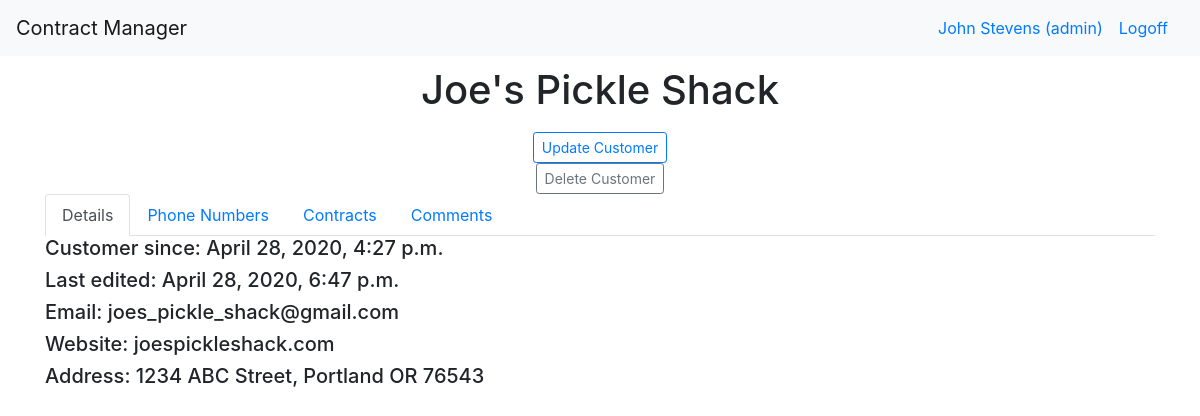
Before: /dashboard/customer/1 (signed in) with the older database file.
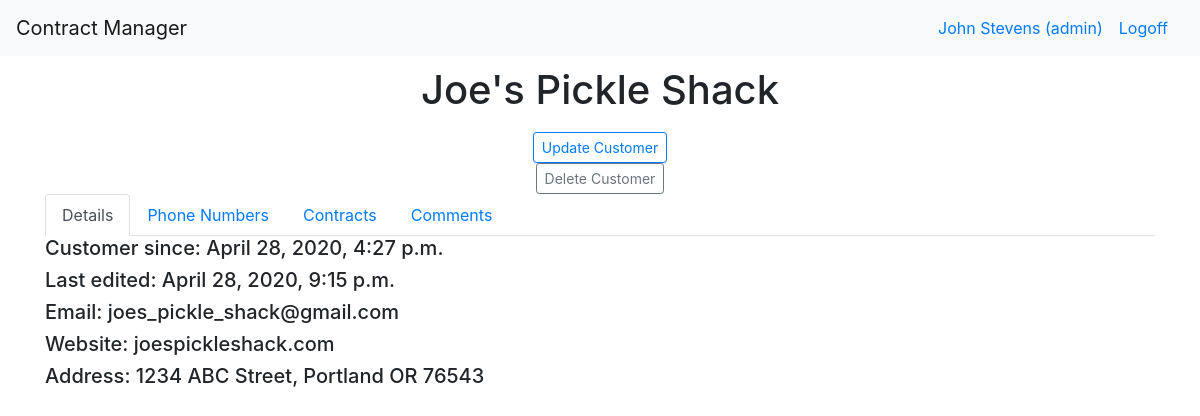
After: the same page with the newer database file.
### login_app/models.py (models this page shows)
class User(models.Model):
    first_name = models.CharField(max_length=255)
    last_name = models.CharField(max_length=255)
    email = models.CharField(max_length=255)
    level = models.IntegerField(default=1)
    password = models.CharField(max_length=100)
    created_at = models.DateTimeField(auto_now_add=True)
    updated_at = models.DateTimeField(auto_now=True)
    objects = UserManager()

### manager_app/models.py (models this page shows)
class Customer(models.Model):
    archived= models.BooleanField(default=False)
    name= models.CharField(max_length=255)
    website= models.CharField(max_length=255)
    address=models.OneToOneField(Address, related_name="customer_address", on_delete=models.CASCADE, null=True)
    completed_contracts= models.IntegerField(default=0)
    open_contracts= models.IntegerField(default=0)
    email= models.CharField(max_length=255)
    created_at= models.DateTimeField(auto_now_add=True)
    updated_at= models.DateTimeField(auto_now=True)

class Address(models.Model):
    name= models.CharField(max_length=255)
    street= models.CharField(max_length=255)
    city= models.CharField(max_length=255)
    state= models.CharField(max_length=2)
    zip_code= models.CharField(max_length=15)
    created_at= models.DateTimeField(auto_now_add=True)
    updated_at= models.DateTimeField(auto_now=True)

### manager_app/views.py (the view)
# urls.py: path("/customer/<int:customer_id>", views.customer),
def customer(request, customer_id):
    if request.POST:
        if request.POST['hiddenkey'] == 'comment':
            Comment.objects.create(content = request.POST["comments"], user=logged_user(request), customer= Customer.objects.get(id=customer_id))
            return redirect(f"/dashboard/customer/{customer_id}")
        elif request.POST['hiddenkey'] == 'update':
            customer_to_change = Customer.objects.get(id=customer_id)
            customer_to_change.name = request.POST["name"]
            customer_to_change.website = request.POST["website"]
            customer_to_change.email = request.POST["email"]
            customer_to_change.address.street = request.POST["street_address"]
            customer_to_change.address.city = request.POST["city"]
            customer_to_change.address.state = request.POST["state"]
            customer_to_change.address.zip_code = request.POST["zip_code"]
            customer_to_change.save()
            customer_to_change.address.save()
            return redirect(f"/dashboard/customer/{customer_id}")
        elif request.POST['hiddenkey'] == 'delete':
            customer_to_delete=Customer.objects.get(id=customer_id)
            print(customer_to_delete)
            return redirect(f"/dashboard/customer/{customer_id}")
        elif request.POST['hiddenkey'] == 'new_number':
            print(request.POST)
            return redirect(f"/dashboard/customer/{customer_id}")
    else:
        context = {
            "customer": Customer.objects.get(id=customer_id),
            "user": logged_user(request)
        }
        return render(request, "customer.html", context)

### manager_app/views.py (called while the page is built)
def logged_user(request):
    return User.objects.filter(id=request.session["user_id"])[0]

### manager_app/templates/customer.html (shortened to what this page needs)
<!doctype html>
<html lang="en">
  <head>
    {% load static %}
    <link rel="stylesheet" type="text/css" href="{% static 'bootstrap.css' %}">
    <link rel="stylesheet" href="{% static 'dataTables.bootstrap4.min.css' %}">
  </head>
  <body>
    <nav class="navbar navbar-expand-md navbar-light bg-light">
      <a class="navbar-brand" href="/">Contract Manager</a>
      <div class="collapse navbar-collapse" id="navbarSupportedContent">
      {% if request.session.user_id == None %}
        <a class="navbar-nav mr-auto nav-link disabled" href="/users"></a>
        <a class="navbar-nav mr-lg-2 nav-link" href="/login">Signin</a>
      {% else %}
        <a class="navbar-nav mr-auto nav-link" href="#"></a>
        <a class="navbar-nav mr-sm-0 nav-link" href="#">{{user.first_name}} {{user.last_name}} (admin)</a>
        <a class="navbar-nav mr-sm-0 nav-link" href="/logout">Logoff</a>
      {% endif %}
      </div>
    </nav>
    <div class="container">
      <div class="row top_row">
        <div class="col-12 text-center">
          <h1>{{customer.name}}</h1>
        </div>
      </div>
      <div class="col-12 text-center">
        <button class="btn btn-outline-primary btn-sm" data-toggle="modal" data-target="#edit_customer">Update Customer</button>
        <form action="/dashboard/customer/{{customer.id}}" method="post">
          <button class="btn btn-outline-secondary btn-sm">Delete Customer</button>
        </form>
      </div>
      <div class="row">
        <div class ="col-12 table_nav">
          <ul class="nav nav-tabs" id="myTab" role="tablist">
            <li class="nav-item">
              <a class="nav-link active" id="details-tab" data-toggle="tab" href="#details" role="tab" aria-controls="details" aria-selected="true">Details</a>
            </li>
            <li class="nav-item">
              <a class="nav-link" id="contact-tab" data-toggle="tab" href="#contact" role="tab" aria-controls="contact" aria-selected="false">Phone Numbers</a>
            </li>
            <li class="nav-item">
              <a class="nav-link" id="contracts-tab" data-toggle="tab" href="#contracts" role="tab" aria-controls="contracts" aria-selected="false">Contracts</a>
            </li>
            <li class="nav-item">
              <a class="nav-link" id="comments-tab" data-toggle="tab" href="#comments" role="tab" aria-controls="comments" aria-selected="false">Comments</a>
            </li>
          </ul>
          <div class="tab-content" id="myTabContent">
            <div class="tab-pane fade show active" id="details" role="tabpanel" aria-labelledby="details-tab">
              <h5>Customer since: {{customer.created_at}}</h5>
              <h5>Last edited: {{customer.updated_at}}</h5>
              <h5>Email: {{customer.email}}</h5>
              <h5>Website: {{customer.website}}</h5>
              <h5>Address: {{customer.address.street}}, {{customer.address.city}} {{customer.address.state}} {{customer.address.zip_code}}</h5>
            </div>
          </div>
        </div>
      </div>
    </div>
  </body>
</html>

### manager_app/templates/customer.html (style rules this page uses)
.top_row { margin-top: 10px; margin-bottom: 10px; }
.table_nav { margin-bottom: 5px; }

Changed rows visible on the page:
changed Customer "Joe's Pickle Shack": updated_at "April 28, 2020, 6:47 p.m." → "April 28, 2020, 9:15 p.m."
